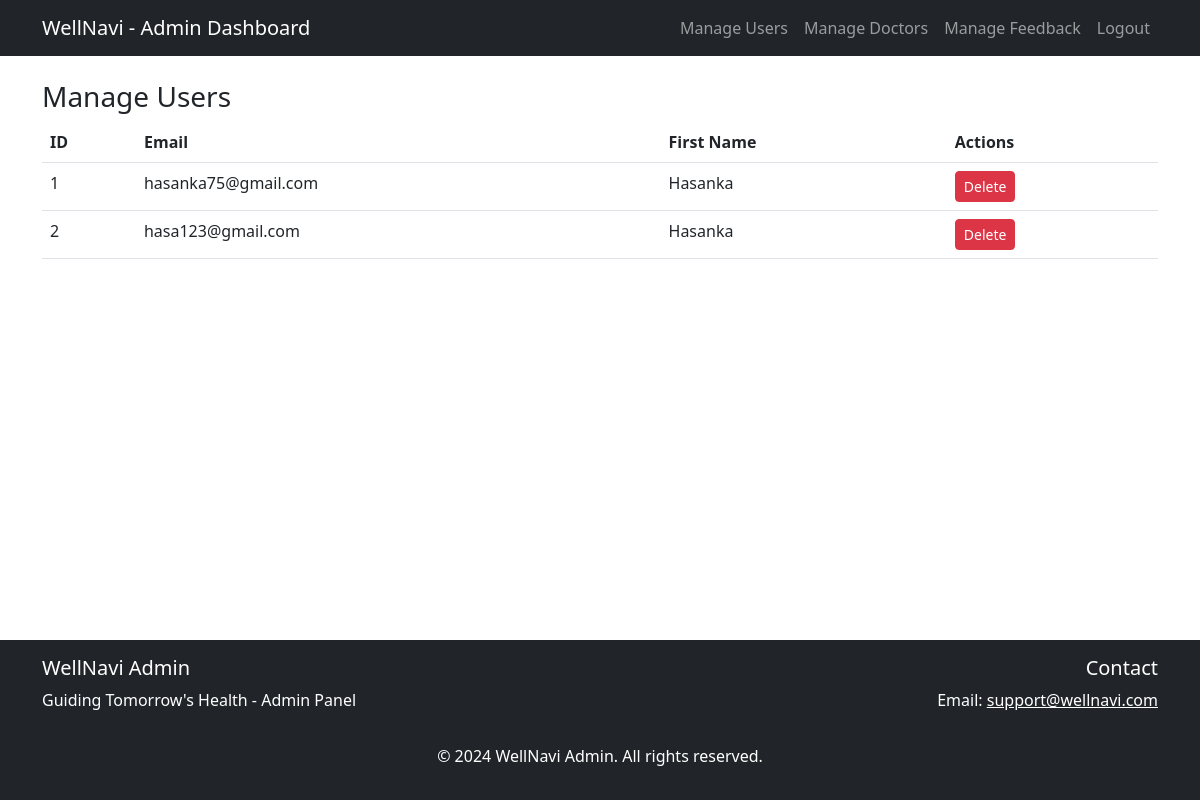
The app's page /manage_users (signed in) with its own data.
### website/models.py (models this page shows)
class User(db.Model, UserMixin):
    id = db.Column(db.Integer, primary_key=True)
    email = db.Column(db.String(150), unique=True, nullable=False)
    password = db.Column(db.String(150), nullable=False)
    first_name = db.Column(db.String(150), nullable=False)
    notes = db.relationship('Note', backref='user', passive_deletes=True)
    appointments = db.relationship('Appointment', backref='user', passive_deletes=True)

### website/views.py (the view)
@views.route('/manage_users')
@login_required
def manage_users():
    users = User.query.all()
    return render_template('manage_users.html', users=users, user=current_user)

### website/__init__.py (called while the page is built)
def create_app():
    app = Flask(__name__)
    app.config['SECRET_KEY'] = 'hjshjhdjah kjshkjdhjs'
    app.config['SQLALCHEMY_DATABASE_URI'] = f'sqlite:///{DB_NAME}'
    db.init_app(app)
    from .views import views
    from .auth import auth
    app.register_blueprint(views, url_prefix='/')
    app.register_blueprint(auth, url_prefix='/')
    from .models import User, Note, Admin
    with app.app_context():
        create_database(app)
    login_manager = LoginManager()
    login_manager.login_view = 'auth.login'
    login_manager.init_app(app)
    @login_manager.user_loader
    def load_user(user_id):
        admin = Admin.query.get(int(user_id))
        if admin:
            return admin
        return User.query.get(int(user_id))
    return app

### website/templates/manage_users.html
{% extends "adminbase.html" %} {% block title %}Manage Users{% endblock %} {%
block content %}
<h3>Manage Users</h3>
{% if users %}
<table class="table">
  <thead>
    <tr>
      <th>ID</th>
      <th>Email</th>
      <th>First Name</th>
      <th>Actions</th>
    </tr>
  </thead>
  <tbody>
    {% for user in users %}
    <tr>
      <td>{{ user.id }}</td>
      <td>{{ user.email }}</td>
      <td>{{ user.first_name }}</td>
      <td>
        <form
          action="{{ url_for('views.delete_user', user_id=user.id) }}"
          method="POST"
          style="display: inline"
          onsubmit="return confirm('Are you sure you want to delete this user?');"
        >
          <button type="submit" class="btn btn-danger btn-sm">Delete</button>
        </form>
      </td>
    </tr>
    {% endfor %}
  </tbody>
</table>
{% else %}
<p>No users found.</p>
{% endif %} {% endblock %}

### records on screen
User: id "1", email "hasanka75@gmail.com", first_name "Hasanka"
User: id "2", email "hasa123@gmail.com", first_name "Hasanka"
